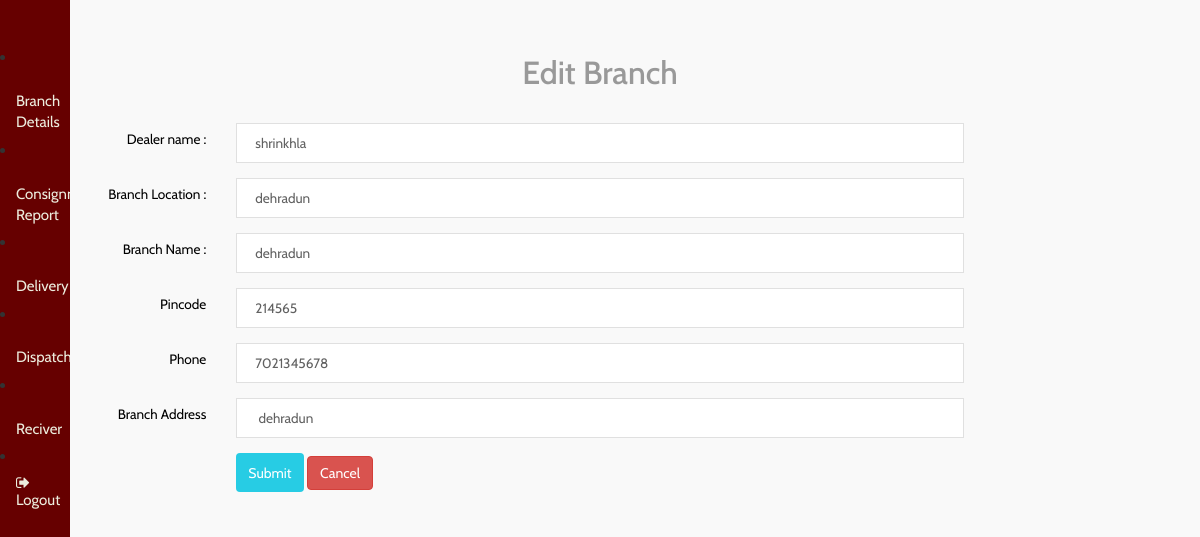
The app's page /dealer/editbranch.php?id=5 with its own data.
### tables this page shows
CREATE TABLE `branch` (
  `id` int(11) NOT NULL,
  `dealer_name` text NOT NULL,
  `branchaddress` text NOT NULL,
  `phone` text NOT NULL,
  `branch_location` text NOT NULL,
  `pincode` text NOT NULL,
  `branch_name` text NOT NULL,
  `branch_id` text NOT NULL,
  `reqid` varchar(20) NOT NULL
);

### dealer/editbranch.php (the view, shortened to what this page needs)
<?php
include('header.php');
include('../connection.php');
$id=$_REQUEST['id'];
$sql=mysqli_query($conn,"select * from branch where id='$id'");
$res=mysqli_fetch_array($sql);
?>
<div id="page-wrapper">
	<div class="graphs">
		<h3 class="blank1" align="center"> Edit Branch </h3>
		<div class="col-sm-12">
			<div class="col-sm-2">
			</div>
			<div class="col-sm-2">
			</div>
		</div>
		<div class="tab-content">
			<div class="tab-pane active" id="horizontal-form">
				<form class="form-horizontal" action="" method="post" enctype="multipart/form-data">
						<div class="form-group">
							<label for="focusedinput" class="col-sm-2 control-label">Dealer name :</label>
							<div class="col-sm-8">
								<input type="text" class="form-control1" name="name" placeholder="Enter name" required="" id="dearname" value="<?php echo $res['dealer_name'];?>" readonly="">
							</div>
						</div>
						<div class="form-group">
							<label for="focusedinput" class="col-sm-2 control-label">Branch Location :</label>
							<div class="col-sm-8">
								<input type="text" class="form-control1" name="branch_location" placeholder="branch location" required="" id="branchlocation" value="<?php echo $res['branch_location'];?>"   readonly="">
							</div>
						</div>
						<div class="form-group">
							<label for="focusedinput" class="col-sm-2 control-label">Branch Name :</label>
							<div class="col-sm-8">
								<input type="text" class="form-control1" name="branch_name" placeholder="branch name" required=""  value="<?php echo $res['branch_name'];?>"   readonly="">
							</div>
						</div>
						<div class="form-group">
							<label for="focusedinput" class="col-sm-2 control-label">Pincode</label>
							<div class="col-sm-8">
								<input type="text" class="form-control1" name="pincode" required="" id="pincode" value="<?php echo $res['pincode'];?>"   readonly="">
							</div>
						</div>
							<div class="form-group">
							<label for="focusedinput" class="col-sm-2 control-label">Phone</label>
							<div class="col-sm-8">
								<input type="text" class="form-control1" name="phone" required="" id="phone" value="<?php echo $res['phone'];?>">
							</div>
						</div>
						<div class="form-group">
							<label for="focusedinput" class="col-sm-2 control-label"> Branch Address</label>
							<div class="col-sm-8">
							<input type="text" class="form-control1" name="branchaddress" required="" id="officeaddress" value="<?php echo $res['branchaddress'];?>" >
							</div>
						</div>
						<div class="form-group">
							<label for="focusedinput" class="col-sm-2 control-label"></label>
							<div class="col-sm-8">
								<button type="Submit" class="btn btn-success" name="applybranch">Submit</button>
								<a href=""><button type="button" class="btn btn-danger">Cancel</button></a>
							</div>
						</div>
					</form>
				</div>
			</div>
		</div>
	</div>

### records on screen
branch: name "shrinkhla", branch_location "dehradun", branch_name "dehradun", pincode "214565", phone "7021345678", branchaddress "dehradun"
